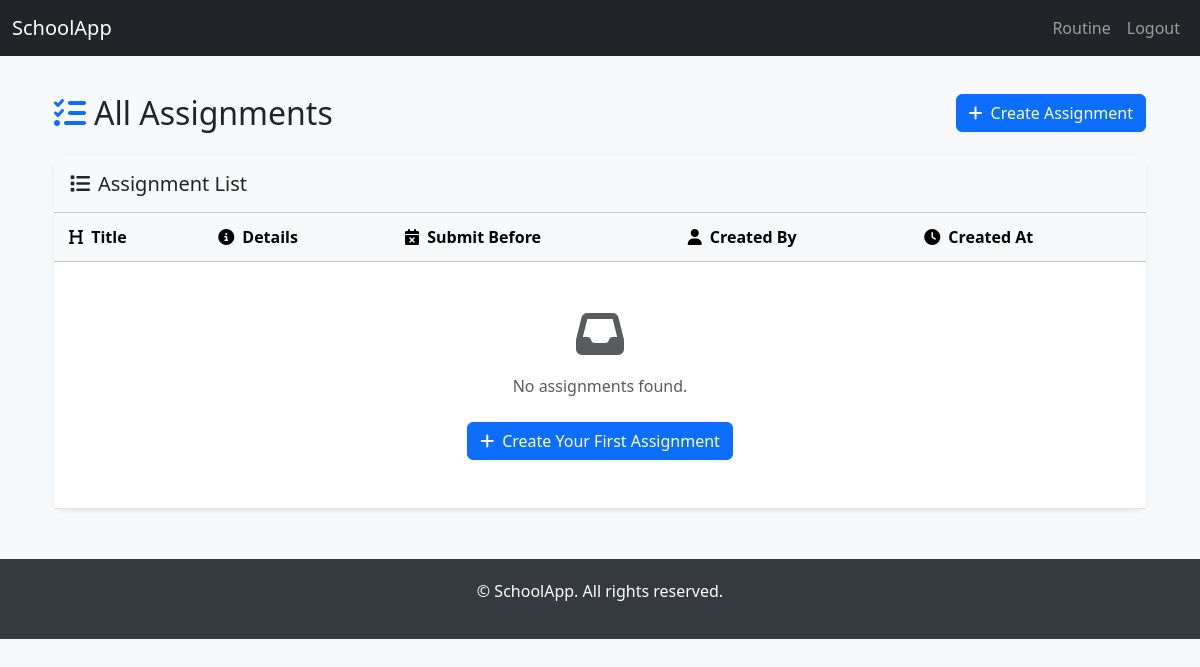
/all_assignments/ (signed in), run on an earlier commit of the app's database.
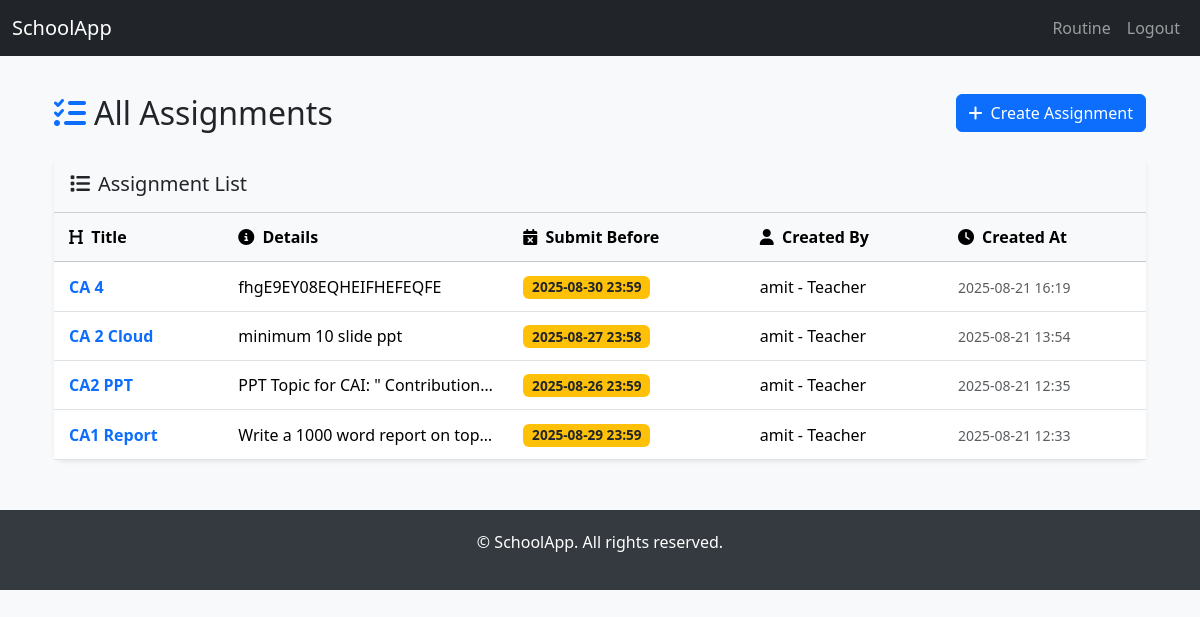
And on a later commit of the database.
### assignment/models.py (models this page shows, shortened)
class Assignment(models.Model):
    title = models.CharField(max_length=200)
    details = models.TextField()
    subject = models.ForeignKey(Subject, on_delete=models.CASCADE)
    department = models.ForeignKey(Department, on_delete=models.CASCADE)
    semester = models.ForeignKey(Semester, on_delete=models.CASCADE)
    created_by = models.ForeignKey(
        settings.AUTH_USER_MODEL,
        on_delete=models.CASCADE,
        related_name="assignments_created"
    )
    submit_last_date = models.DateTimeField()
    created_at = models.DateTimeField(auto_now_add=True)
    updated_at = models.DateTimeField(auto_now=True)

### account/models.py (models this page shows)
class User(AbstractUser):
    ROLE_CHOICES = [
        ('admin', 'Admin'),
        ('management', 'Management'),
        ('hod', 'Head of Department'),
        ('teacher', 'Teacher'),
        ('student', 'Student'),
    ]
    role = models.CharField(max_length=20, choices=ROLE_CHOICES)
    department = models.ForeignKey(Department, on_delete=models.SET_NULL, null=True, blank=True)
    semester = models.ForeignKey(Semester, on_delete=models.SET_NULL, null=True, blank=True)
    accessible_batches = models.ManyToManyField(Semester, blank=True, related_name="teachers")
    def __str__(self):
        return f"{self.username} - {self.get_role_display()}"

### assignment/views.py (the view)
# urls.py: path("all_assignments/", views.assignment_list, name="assignment_list"),
@login_required
def assignment_list(request):
    assignments = Assignment.objects.all().order_by("-created_at")
    return render(request, "assignment/assignment_list.html", {"assignments": assignments})

### templates/assignment/assignment_list.html (shortened to what this page needs)
{% extends 'base.html' %}
{% block content %}
<div class="container mt-4">
    <div class="d-flex justify-content-between align-items-center mb-4">
        <h2 class="mb-0"><i class="fas fa-tasks me-2 text-primary"></i>All Assignments</h2>
        <a href="{% url 'create_assignment' %}" class="btn btn-primary">
            <i class="fas fa-plus me-2"></i>Create Assignment
        </a>
    </div>
    <div class="card shadow-sm">
        <div class="card-header bg-light py-3">
            <h5 class="mb-0"><i class="fas fa-list me-2"></i>Assignment List</h5>
        </div>
        <div class="card-body p-0">
            <div class="table-responsive">
                <table class="table table-hover mb-0">
                    <thead class="table-light">
                        <tr>
                            <th><i class="fas fa-heading me-1"></i> Title</th>
                            <th><i class="fas fa-info-circle me-1"></i> Details</th>
                            <th><i class="fas fa-calendar-times me-1"></i> Submit Before</th>
                            <th><i class="fas fa-user me-1"></i> Created By</th>
                            <th><i class="fas fa-clock me-1"></i> Created At</th>
                        </tr>
                    </thead>
                    <tbody>
                        {% for assignment in assignments %}
                        <tr class="clickable-row" data-url="{% url 'assignment_detail' assignment.id %}">
                            <td>
                                <a href="{% url 'assignment_detail' assignment.id %}" class="text-decoration-none fw-bold text-primary">
                                    {{ assignment.title }}
                                </a>
                            </td>
                            <td class="text-truncate" style="max-width: 200px;" title="{{ assignment.details }}">
                                {{ assignment.details }}
                            </td>
                            <td>
                                <span class="badge {% if assignment.is_past_due %}bg-danger{% else %}bg-warning text-dark{% endif %}">
                                    {{ assignment.submit_last_date|date:"Y-m-d H:i" }}
                                </span>
                            </td>
                            <td>{{ assignment.created_by }}</td>
                            <td><small class="text-muted">{{ assignment.created_at|date:"Y-m-d H:i" }}</small></td>
                        </tr>
                        {% empty %}
                        <tr>
                            <td colspan="5" class="text-center py-5">
                                <i class="fas fa-inbox fa-3x mb-3 text-muted"></i>
                                <p class="text-muted">No assignments found.</p>
                                <a href="{% url 'create_assignment' %}" class="btn btn-primary mt-2">
                                    <i class="fas fa-plus me-2"></i>Create Your First Assignment
                                </a>
                            </td>
                        </tr>
                        {% endfor %}
                    </tbody>
                </table>
            </div>
        </div>
    </div>
</div>
{% endblock %}

### templates/base.html (shortened to what this page needs)
<!DOCTYPE html>
<html lang="en">
<head>
  <link
    href="https://cdn.jsdelivr.net/npm/bootstrap@5.3.3/dist/css/bootstrap.min.css"
    rel="stylesheet"
  />
</head>
<body>
  <nav class="navbar navbar-expand-lg navbar-dark bg-dark fixed-top">
    <div class="container-fluid">
      <a class="navbar-brand" href="#">SchoolApp</a>
      <div class="collapse navbar-collapse" id="navbarNav">
        <ul class="navbar-nav ms-auto">
          <li class="nav-item">
            <a class="nav-link" href="#">Routine</a>
          </li>
          {% if user.is_authenticated %}
          <li class="nav-item">
            <a class="nav-link" href="#">Logout</a>
          </li>
          {% else %}
          <li class="nav-item">
            <a class="nav-link" href="#">Login</a>
          </li>
          {% endif %}
        </ul>
      </div>
    </div>
  </nav>
  <div class="container mt-4">
    {% block content %}
    {% endblock %}
  </div>
  <footer>
    <p>&copy; {{ now|date:"Y" }} SchoolApp. All rights reserved.</p>
  </footer>
</body>
</html>

### templates/base.html (style rules this page uses)
body { padding-top: 70px; background-color: #f8f9fa; }
footer { margin-top: 50px; padding: 20px 0; background: #343a40; color: #fff; text-align: center; }

### templates/assignment/assignment_list.html (style rules this page uses)
.card { border: none; border-radius: 10px; }
.table th { border-top: none; font-weight: 600; padding: 12px 15px; }
.table td { padding: 12px 15px; vertical-align: middle; }
.badge { font-size: 0.85em; padding: 0.35em 0.65em; }
.clickable-row { transition: background-color 0.2s; }

What changed in the data, as far as the page shows it:
added Assignment: title "CA 4", details "fhgE9EY08EQHEIFHEFEQFE", submit_last_date "2025-08-30 23:59", created_by "amit - Teacher", created_at "2025-08-21 16:19"
added Assignment: title "CA 2 Cloud", details "minimum 10 slide ppt", submit_last_date "2025-08-27 23:58", created_by "amit - Teacher", created_at "2025-08-21 13:54"
added Assignment: title "CA2 PPT", details "PPT Topic for CAI: \" Contribution…", submit_last_date "2025-08-26 23:59", created_by "amit - Teacher", created_at "2025-08-21 12:35"
added Assignment: title "CA1 Report", details "Write a 1000 word report on top…", submit_last_date "2025-08-29 23:59", created_by "amit - Teacher", created_at "2025-08-21 12:33"
Also different on the page:
text no longer shown: "No assignments found. Create Your First Assignment"
